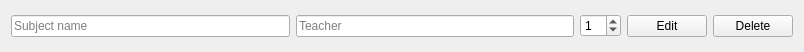
<?xml version="1.0" encoding="UTF-8"?>
<ui version="4.0">
 <class>RuleForm</class>
 <widget class="QWidget" name="RuleForm">
  <property name="geometry">
   <rect>
    <x>0</x>
    <y>0</y>
    <width>804</width>
    <height>52</height>
   </rect>
  </property>
  <property name="windowTitle">
   <string>Form</string>
  </property>
  <layout class="QHBoxLayout" name="horizontalLayout">
   <item>
    <widget class="QLineEdit" name="lineSubject">
     <property name="placeholderText">
      <string>Subject name</string>
     </property>
    </widget>
   </item>
   <item>
    <widget class="QLineEdit" name="lineTeacher">
     <property name="placeholderText">
      <string>Teacher</string>
     </property>
    </widget>
   </item>
   <item>
    <widget class="QSpinBox" name="spinBoxNumberPairs">
     <property name="value">
      <number>1</number>
     </property>
    </widget>
   </item>
   <item>
    <widget class="QPushButton" name="pushButtonMore">
     <property name="text">
      <string>Edit</string>
     </property>
    </widget>
   </item>
   <item>
    <widget class="QPushButton" name="pushButtonDelete">
     <property name="text">
      <string>Delete</string>
     </property>
    </widget>
   </item>
  </layout>
 </widget>
 <resources/>
 <connections/>
</ui>
